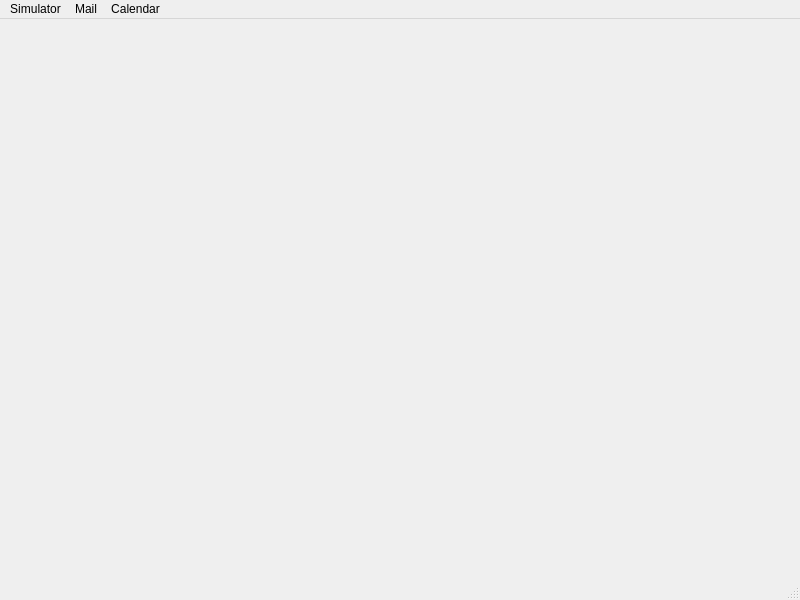
<?xml version="1.0" encoding="UTF-8"?>
<ui version="4.0">
 <class>MainWindow</class>
 <widget class="QMainWindow" name="MainWindow">
  <property name="geometry">
   <rect>
    <x>0</x>
    <y>0</y>
    <width>800</width>
    <height>600</height>
   </rect>
  </property>
  <property name="windowTitle">
   <string>MainWindow</string>
  </property>
  <widget class="QWidget" name="centralwidget"/>
  <widget class="QMenuBar" name="menubar">
   <property name="geometry">
    <rect>
     <x>0</x>
     <y>0</y>
     <width>800</width>
     <height>21</height>
    </rect>
   </property>
   <widget class="QMenu" name="menuSimulator">
    <property name="title">
     <string>Simulator</string>
    </property>
   </widget>
   <widget class="QMenu" name="menuMail">
    <property name="title">
     <string>Mail</string>
    </property>
   </widget>
   <widget class="QMenu" name="menuCalendar">
    <property name="title">
     <string>Calendar</string>
    </property>
    <addaction name="separator"/>
   </widget>
   <addaction name="menuSimulator"/>
   <addaction name="menuMail"/>
   <addaction name="menuCalendar"/>
  </widget>
  <widget class="QStatusBar" name="statusbar"/>
 </widget>
 <resources/>
 <connections/>
</ui>
